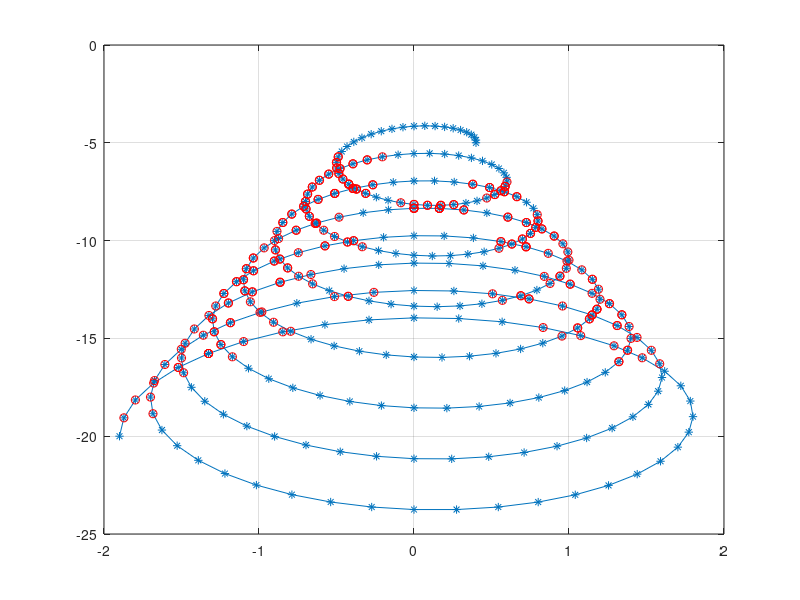

Recreate this plot in MATLAB.
clc
clear
close all

res = 0.05;

p = 100*res:res:20;
f = 0.5;
x = 0.1*(1-p) .* cos(2*pi*f*p);
y = 0.3*(1-p) .* sin(2*pi*f*p) - 1*p;
z_comp = x + 1i*y;
z_vec = [x; y].';

% plot(real(z_comp), imag(z_comp), '-*')
% grid on

thr = 0.3;
thr_h = 5;
D = pdist(z_vec);
D = squareform(D);

i = 1:length(p);
h_different = pdist(i.');
h_different = squareform(h_different);

A = zeros(size(D));
for i = 1:size(A, 1)
    for j = 1:size(A, 2)
        if abs(i - j) < thr_h
            A(i, j) = 100;
        end
    end
end

D = D + A;
amb = (D < thr);
% amb_h = triu(h_different > thr_h);
% [indx, indy] = (ind2sub(size(amb), find(amb == 1)));
% indx = unique(indx);
% [indx_h, indy_h] = (ind2sub(size(amb_h), find(amb_h == 1)));
% indx_h = unique(indx_h);

% ind = intersect(indx, indx_h);

[indx, indy] = (ind2sub(size(amb), find(amb == 1)));
% ind = indx(indx > indy);
ind = indx;

plot(real(z_comp), imag(z_comp), '-*')
grid on
hold on
plot(real(z_comp(ind)), imag(z_comp(ind)), 'ro')

% figure; mesh(amb_h); view(2)

